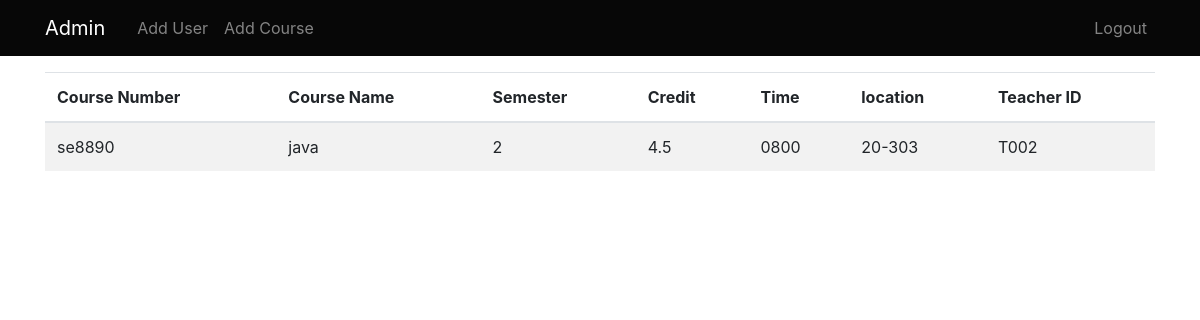
/courses, run on an earlier commit of the app's database.
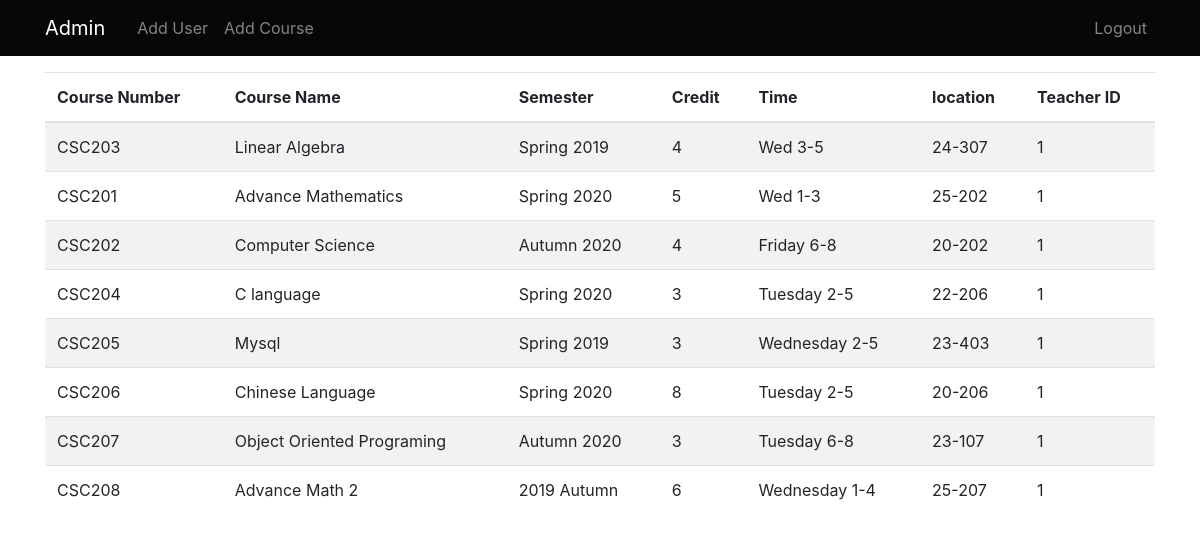
And on a later commit of the database.
### application/models.py (models this page shows)
class Course(db.Model):
    __tablename__ = 'course'
    id = db.Column(db.Integer, primary_key=True)
    coursenumber = db.Column(db.String(10), nullable=False, unique=True)
    coursename = db.Column(db.String(15), nullable=False)
    time = db.Column(db.String(20), nullable=False)
    semester = db.Column(db.String(10), nullable=False)
    credit = db.Column(db.String(5), nullable=False)
    location = db.Column(db.String(10), nullable=False)
    teacher_id = db.Column(db.String(20), db.ForeignKey('user.user_id'), nullable=True)

### application/routes.py (the view)
@app.route('/courses')
def courses():
    courses = Course.query.all()
    return render_template('Courses.html', courses=courses)

### application/templates/admin/courses.html
{% extends 'admin/_layout.html'%}
{% block content%}
<table class="table table-striped">
    <thead><tr>
        <th>Course Number</th>
        <th>Course Name</th>
        <th>Semester</th>
        <th>Credit</th>
        <th>Time</th>
        <th>location</th>
        <th>Teacher ID</th>
    </tr></thead>
    <tbody>
        {% for course in courses %}
            <tr>
                <td>{{ course.coursenumber }}</td>
                <td>{{ course.coursename }}</td>
                <td>{{ course.semester }}</td>
                <td>{{ course.credit }}</td>
                <td>{{ course.time }}</td>
                <td>{{ course.location }}</td>
                <td>{{ course.teacher_id }}</td>
            </tr>
        {% endfor %}
    </tbody>
</table>
{% endblock %}

What changed in the data, as far as the page shows it:
removed Course: coursenumber "se8890", coursename "java", semester "2", credit "4.5", time "0800", location "20-303", teacher_id "T002"
added Course: coursenumber "CSC203", coursename "Linear Algebra", semester "Spring 2019", credit "4", time "Wed 3-5", location "24-307", teacher_id "1"
added Course: coursenumber "CSC201", coursename "Advance Mathematics", semester "Spring 2020", credit "5", time "Wed 1-3", location "25-202", teacher_id "1"
added Course: coursenumber "CSC202", coursename "Computer Science", semester "Autumn 2020", credit "4", time "Friday 6-8", location "20-202", teacher_id "1"
added Course: coursenumber "CSC204", coursename "C language", semester "Spring 2020", credit "3", time "Tuesday 2-5", location "22-206", teacher_id "1"
added Course: coursenumber "CSC205", coursename "Mysql", semester "Spring 2019", credit "3", time "Wednesday 2-5", location "23-403", teacher_id "1"
added Course: coursenumber "CSC206", coursename "Chinese Language", semester "Spring 2020", credit "8", time "Tuesday 2-5", location "20-206", teacher_id "1"
added Course: coursenumber "CSC207", coursename "Object Oriented Programing", semester "Autumn 2020", credit "3", time "Tuesday 6-8", location "23-107", teacher_id "1"
added Course: coursenumber "CSC208", coursename "Advance Math 2", semester "2019 Autumn", credit "6", time "Wednesday 1-4", location "25-207", teacher_id "1"
